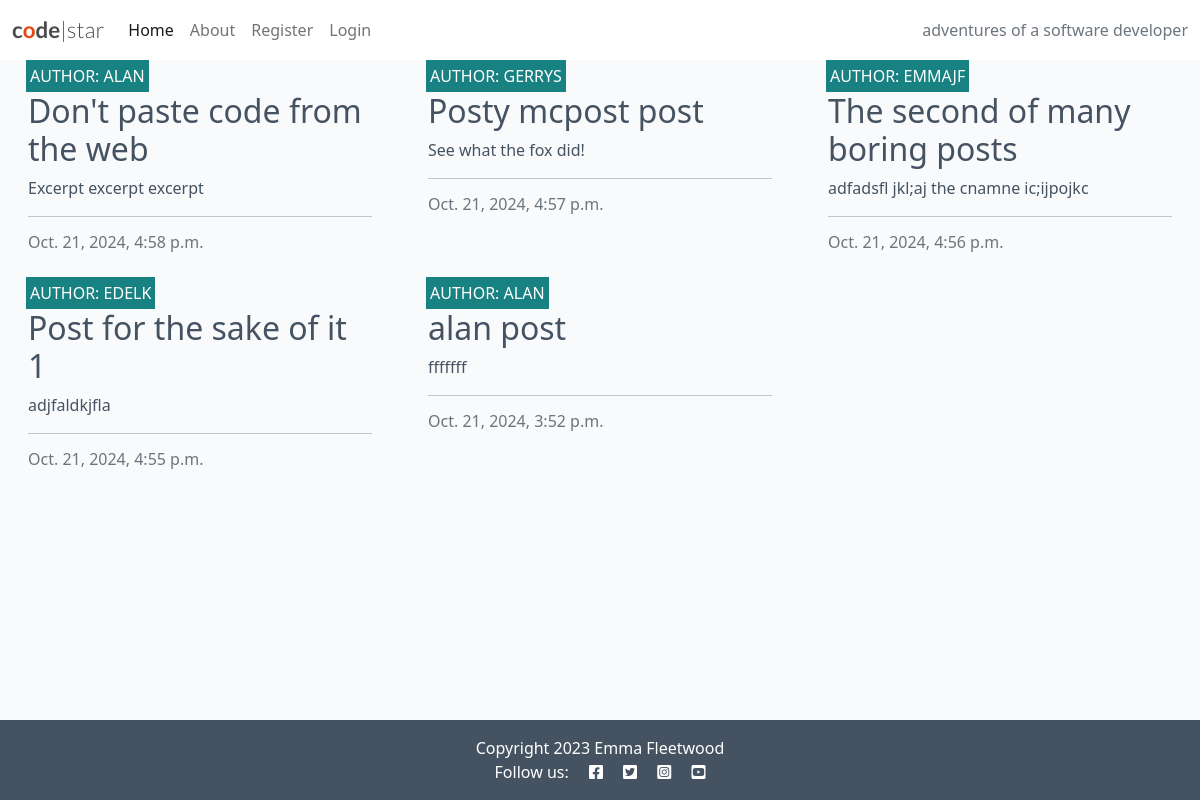
The app's page /, older data.
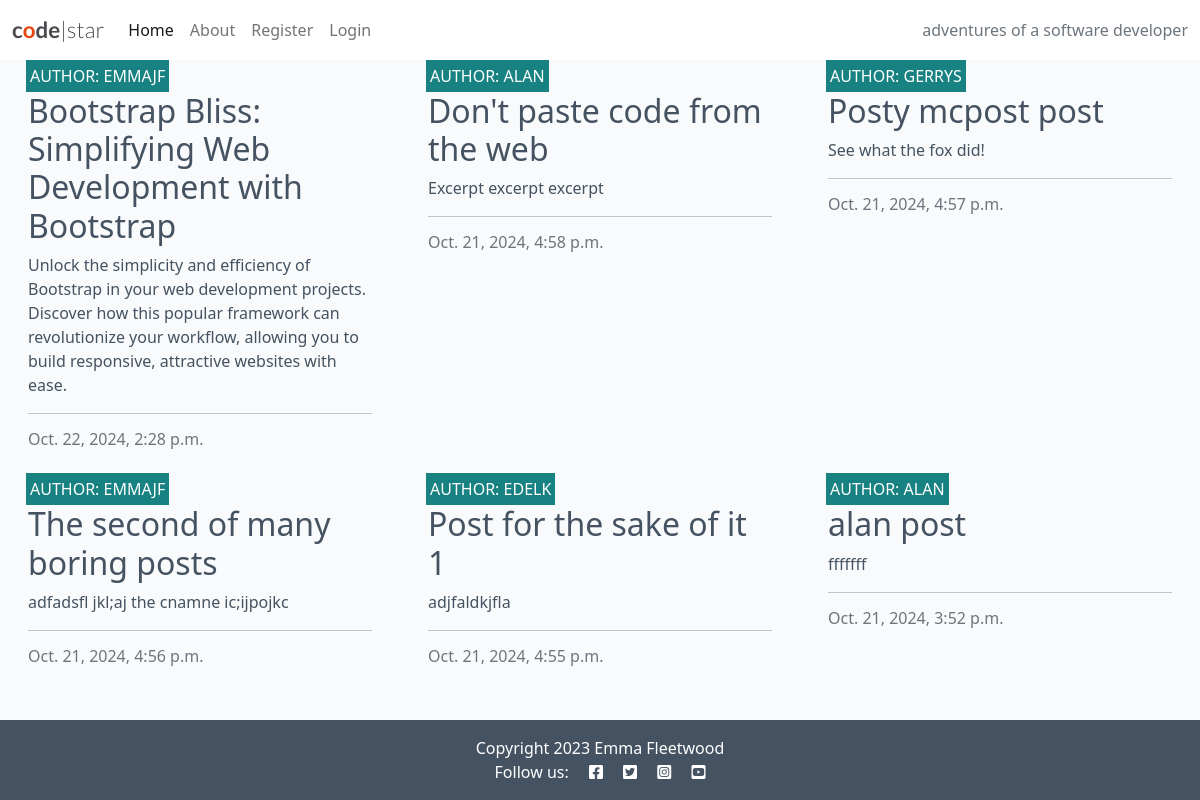
The same page, newer data.
### blog/models.py (models this page shows, shortened)
class Post(models.Model):
    title = models.CharField(max_length=200, unique=True)
    slug = models.SlugField(max_length=200, unique=True)
    author = models.ForeignKey(
        User, on_delete=models.CASCADE, related_name="blog_posts"
    )
    content = models.TextField()
    created_on = models.DateTimeField(auto_now_add=True)
    status = models.IntegerField(choices=STATUS, default=0)
    excerpt = models.TextField(blank=True)
    updated_on = models.DateTimeField(auto_now=True)
    class Meta:
        ordering = ["-created_on"]

### blog/views.py (the view)
# urls.py: path("", views.PostList.as_view(), name="home"),
class PostList(generic.ListView):
    queryset = Post.objects.filter(status=1)
    template_name = "blog/index.html"
    paginate_by = 6

### blog/templates/blog/index.html (shortened to what this page needs)
{% extends "base.html" %}
{% block content %}
<div class="container-fluid">
    <div class="row">
        <div class="col-12 mt-3 left">
            <div class="row">
                {% for post in post_list %}
                <div class="col-md-4">
                    <div class="card mb-4">
                        <div class="card-body">
                            <div class="image-container">
                                <div class="image-flash">
                                    <p class="author">Author: {{ post.author }}</p>
                                </div>
                            </div>
                            <a href="{% url 'post_detail' post.slug %}" class="post-link">
                                <h2 class="card-title">{{ post.title }}</h2>
                                <p class="card-text">{{ post.excerpt }}</p>
                            </a>
                            <hr />
                            <p class="card-text text-muted h6">{{ post.created_on}}
                            </p>
                        </div>
                    </div>
                </div>
                {% if forloop.counter|divisibleby:3 %}
            </div>
            <div class="row">
                {% endif %}
                {% endfor %}
            </div>
        </div>
    </div>
</div>
{% endblock %}
{% block copyright %}
Copyright 2023 Emma Fleetwood
{% endblock %}

Row changes from the older to the newer data that the page shows:
added Post: author "EMMAJF", title "Bootstrap Bliss: Simplifying Web Development with Bootstrap", excerpt "Unlock the simplicity and efficiency of Bootstrap in your web development projects. Discover how this popular framework can revolutionize your workflow, allowing you to build responsive, attractive websites with ease.", created_on "Oct. 22, 2024, 2:28 p.m."
